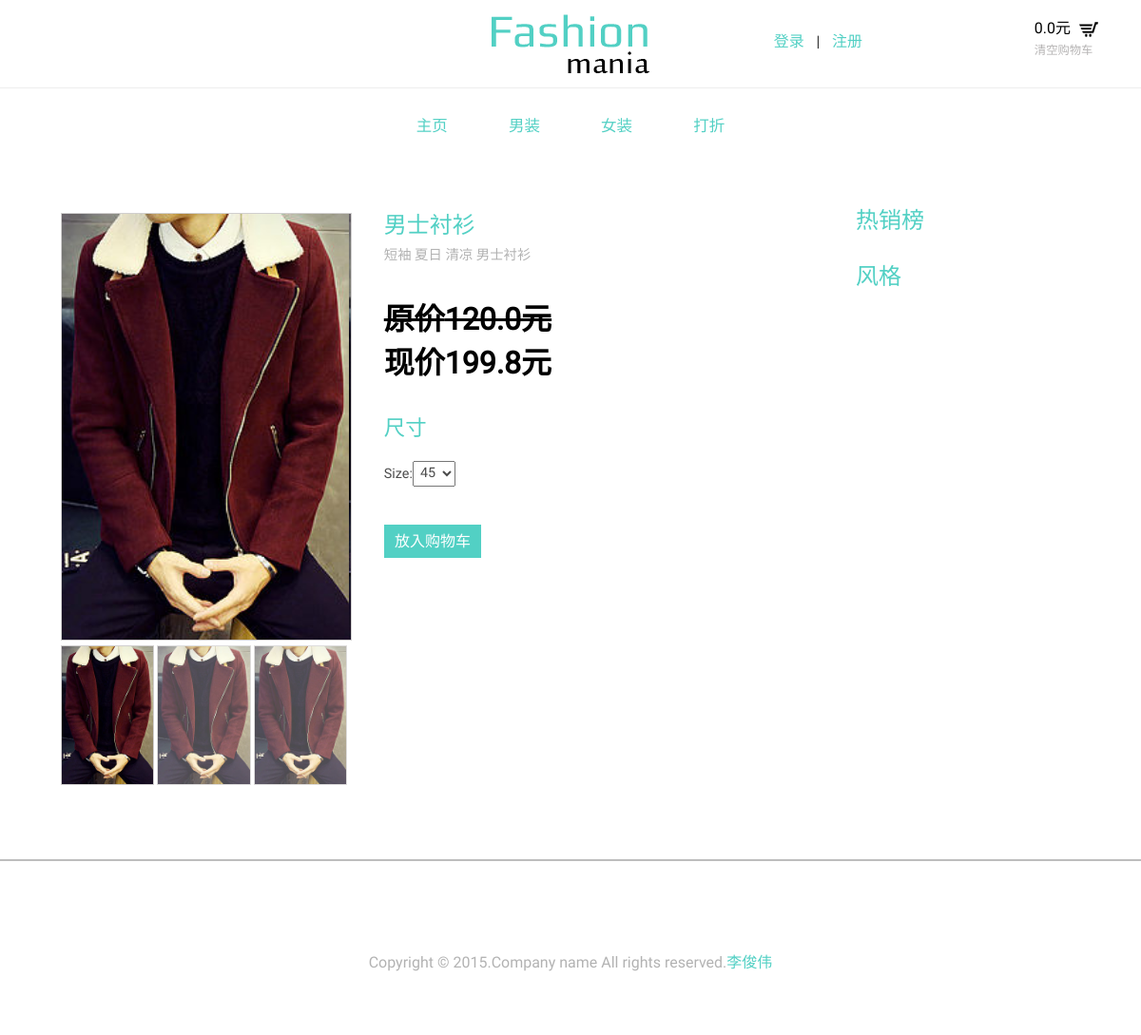
The page /store/detail/?did=1 on the database its author committed.
### store/models.py (models this page shows, shortened)
class Clothing(models.Model):
    category = models.ForeignKey(Category, on_delete=models.CASCADE, verbose_name='分类')
    name = models.CharField(max_length=30, verbose_name='名称')
    brand = models.ForeignKey(Brand, on_delete=models.CASCADE, verbose_name='品牌')
    size = models.ManyToManyField(Size, verbose_name='尺寸')
    old_price = models.FloatField(default=0.0, verbose_name='原价')
    new_price = models.FloatField(default=0.0, verbose_name='现价')
    discount = models.FloatField(default=1, verbose_name='折扣')
    desc = models.CharField(max_length=100, verbose_name='简介')
    sales = models.IntegerField(default=0, verbose_name='销量')
    tag = models.ManyToManyField(Tag, verbose_name='标签')
    num = models.IntegerField(default=0, verbose_name='库存')
    image_url_i = models.ImageField(upload_to='clothing/%Y/%m', default= 'clothing/default.jpg', verbose_name='展示图片路径')
    image_url_l = models.ImageField(upload_to='clothing/%Y/%m', default= 'clothing/default.jpg', verbose_name='详情图片路径1')
    image_url_m = models.ImageField(upload_to='clothing/%Y/%m', default= 'clothing/default.jpg', verbose_name='详情图片路径2')
    image_url_r = models.ImageField(upload_to='clothing/%Y/%m', default= 'clothing/default.jpg', verbose_name='详情图片路径3')
    image_url_c = models.ImageField(upload_to='clothing/%Y/%m', default= 'clothing/ce.jpg', verbose_name='购物车展示图片')
    class Meta:
        verbose_name = '商品'
        verbose_name_plural = verbose_name
        ordering = ['id']

### store/views.py (the view)
# urls.py: url(r'^post/(?P<pk>[0-9]+)/$', views.PostDetailView.as_view(), name='detail'),
def detail(request):
    try:
        did = request.GET.get('did', None)
        try:
            clo = Clothing.objects.get(pk=did)
        except Clothing.DoesNotExist:
            return render(request, 'store/error.html', {"reason": "商品不存在"})
    except Exception as e:
        logger.error(e)
    return render(request, 'store/single.html', locals())

### templates/store/single.html (shortened to what this page needs)
{% extends 'store/base.html' %}
{% load staticfiles %}
{% block content_block %}
<div class="single">
<div class="container">
<div class="col-md-9">
	<div class="col-md-5 grid">
		<div class="flexslider">
			  <ul class="slides">
			    <li data-thumb="{{ MEDIA_URL }}{{ clo.image_url_l }}">
			        <div class="thumb-image"> <img src="{{ MEDIA_URL }}{{ clo.image_url_l }}" data-imagezoom="true" class="img-responsive"> </div>
			    </li>
			    <li data-thumb="{{ MEDIA_URL }}{{ clo.image_url_m }}">
			         <div class="thumb-image"> <img src="{{ MEDIA_URL }}{{ clo.image_url_m }}" data-imagezoom="true" class="img-responsive"> </div>
			    </li>
			  </ul>
		</div>
	</div>
<div class="col-md-7 single-top-in">
						<div class="single-para simpleCart_shelfItem">
							<h1>{{ clo.name }}</h1>
							<p>{{ clo.desc }}</p>
							<div class="star-on">
							</div>
                                {% if clo.old_price == clo.new_price%}
                                    <label  class="add-to item_price">现价{{ clo.new_price }}元</label>
                                {% else %}
							    <label  class="add-to item_price" style="text-decoration:line-through">原价{{ clo.old_price }}元</label>
                                <label  class="add-to item_price">现价{{ clo.new_price }}元</label>
								{% endif %}
							<div class="available">
								<h6>尺寸</h6>
								<ul>
								<li>Size:<select>
                                    {% for s in clo.size.all %}
									<option>{{ s.name }}</option>
                                    {% endfor %}
								</select></li>
							</ul>
						</div>
                        <form action="{% url 'store:add_cart'%}" method="post" id="subform{{ clo.id }}">
                            <a href="#" class="cart item_add" onclick="document.getElementById('subform{{ clo.id }}').submit();">放入购物车</a>
                         </form>
						</div>
					</div>
			<div class="clearfix"> </div>
</div>
        {% include 'store/pro_right.html' %}
		<div class="clearfix"> </div>
	</div>
	</div>
<link href="{% static 'store/css/memenu.css' %}" rel="stylesheet" type="text/css" media="all" />
<link rel="stylesheet" href="{% static 'store/css/flexslider.css' %}" type="text/css" media="screen" />
					<link href="{% static 'store/css/popuo-box.css' %}" rel="stylesheet" type="text/css" media="all"/>
{% endblock %}

### store/static/store/css/style.css (style rules this page uses)
html,body { background:#fff; font-size: 100%; font-family: 'Roboto-Regular'; }
body a { transition: 0.5s all; -webkit-transition: 0.5s all; -o-transition: 0.5s all; -moz-transition: 0.5s all; -ms-transition: 0.5s all; }
ul { padding: 0; margin: 0; }
h1,h2,h3,h4,h5,h6,label,p { margin:0; }
.item_add { color: #000; border:none; }
a.item_add { text-decoration: none; }
.thumb-image { width: 305px; }
.thumb-image > img { width: 100%; }
.single-para h1 { font-size:1.5em; color:#52D0C4; line-height:1.5em; font-family: 'OleoScript-Regular'; }
label.add-to { display:block; font-size: 2em; color: #000; }
.single-para p { font-size:0.9em; color:#B2B2B2; line-height:1.8em; }
a.cart { padding: 0.3em 0.7em; color: #FFF; background: #52D0C4; margin: 1.5em 0 0; font-size: 1em; display:inline-block; line-height: 1.6em; text-align: center; text-decoration:none; }
.star-on { padding: 1em 0; }
.single { padding: 4em 0; }
.available h6 { color:#52D0C4; font-size:1.4em; padding: 0 0 1em; }
.available ul li { display:inline-block; padding:0 0.5em 0 0; color:#4c4c4c; font-size:0.9em; }
.available ul li select { outline: none; padding: 3px; }
.available { padding: 2em 0 1em; }

### store/static/store/css/flexslider.css (style rules this page uses)
.slides, .slides > li, .flex-control-nav, .flex-direction-nav { margin: 0; padding: 0; list-style: none; }
.flexslider { margin: 0; padding: 0; }
.flexslider .slides > li { display: none; -webkit-backface-visibility: hidden; }
.flexslider .slides img { width: 100%; display: block; }
.flexslider .slides:after { content: "\0020"; display: block; clear: both; visibility: hidden; line-height: 0; height: 0; }
.flexslider { margin: 0 0 10px; background: #ffffff; border: 4px solid #ffffff; position: relative; zoom: 1; -webkit-border-radius: 4px; -moz-border-radius: 4px; border-radius: 4px; -webkit-box-shadow: '' 0 1px 4px rgba(0, 0, 0, 0.2); -moz-box-shadow: '' 0 1px 4px rgba(0, 0, 0, 0.2); -o-box-shadow: '' 0 1px 4px rgba(0, 0, 0, 0.2); box-shadow: '' 0 1px 4px rgba(0, 0, 0, 0.2); }
.flexslider .slides { zoom: 1; }
.flexslider .slides img { height: auto; }

### rows shown on the page
Clothing: image_url_l (picture), image_url_m (picture), name "男士衬衫", desc "短袖 夏日 清凉 男士衬衫", old_price "120.0", new_price "199.8"

### other values the page prints
form field value "45"
